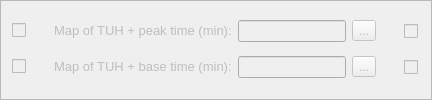
                 <widget class="QFrame" name="frame_2">
                  <property name="frameShape">
                   <enum>QFrame::StyledPanel</enum>
                  </property>
                  <property name="frameShadow">
                   <enum>QFrame::Raised</enum>
                  </property>
                  <layout class="QGridLayout" name="gridLayout_18">
                   <item row="0" column="0">
                    <layout class="QGridLayout" name="gridLayout_23">
                     <item row="0" column="2">
                      <layout class="QGridLayout" name="gridLayout_58">
                       <item row="0" column="1">
                        <widget class="QLineEdit" name="le_2_pg4">
                         <property name="enabled">
                          <bool>false</bool>
                         </property>
                         <property name="sizePolicy">
                          <sizepolicy hsizetype="Minimum" vsizetype="Fixed">
                           <horstretch>0</horstretch>
                           <verstretch>0</verstretch>
                          </sizepolicy>
                         </property>
                         <property name="minimumSize">
                          <size>
                           <width>60</width>
                           <height>0</height>
                          </size>
                         </property>
                         <property name="maximumSize">
                          <size>
                           <width>158</width>
                           <height>24</height>
                          </size>
                         </property>
                         <property name="clearButtonEnabled">
                          <bool>true</bool>
                         </property>
                        </widget>
                       </item>
                       <item row="0" column="5">
                        <widget class="QCheckBox" name="ch_8_pg4">
                         <property name="enabled">
                          <bool>false</bool>
                         </property>
                         <property name="sizePolicy">
                          <sizepolicy hsizetype="Expanding" vsizetype="Fixed">
                           <horstretch>0</horstretch>
                           <verstretch>0</verstretch>
                          </sizepolicy>
                         </property>
                         <property name="minimumSize">
                          <size>
                           <width>16</width>
                           <height>16</height>
                          </size>
                         </property>
                         <property name="maximumSize">
                          <size>
                           <width>16</width>
                           <height>16</height>
                          </size>
                         </property>
                         <property name="text">
                          <string/>
                         </property>
                         <property name="checkable">
                          <bool>true</bool>
                         </property>
                         <property name="checked">
                          <bool>false</bool>
                         </property>
                        </widget>
                       </item>
                       <item row="0" column="0">
                        <widget class="QLabel" name="label_58">
                         <property name="enabled">
                          <bool>false</bool>
                         </property>
                         <property name="text">
                          <string>&lt;html&gt;&lt;head/&gt;&lt;body&gt;&lt;p&gt;&lt;span style=&quot; font-size:10pt;&quot;&gt;Map of TUH + peak time (min):&lt;/span&gt;&lt;/p&gt;&lt;/body&gt;&lt;/html&gt;</string>
                         </property>
                        </widget>
                       </item>
                       <item row="0" column="2">
                        <widget class="QToolButton" name="tbtn_pg4_2">
                         <property name="enabled">
                          <bool>false</bool>
                         </property>
                         <property name="text">
                          <string>...</string>
                         </property>
                        </widget>
                       </item>
                       <item row="0" column="4">
                        <widget class="QLabel" name="label_67">
                         <property name="enabled">
                          <bool>false</bool>
                         </property>
                         <property name="sizePolicy">
                          <sizepolicy hsizetype="Preferred" vsizetype="Preferred">
                           <horstretch>0</horstretch>
                           <verstretch>0</verstretch>
                          </sizepolicy>
                         </property>
                         <property name="minimumSize">
                          <size>
                           <width>16</width>
                           <height>16</height>
                          </size>
                         </property>
                         <property name="maximumSize">
                          <size>
                           <width>16</width>
                           <height>16</height>
                          </size>
                         </property>
                         <property name="toolTip">
                          <string>&lt;html&gt;&lt;head/&gt;&lt;body&gt;&lt;p&gt;Add this file to current QGIS project.&lt;/p&gt;&lt;/body&gt;&lt;/html&gt;</string>
                         </property>
                         <property name="text">
                          <string/>
                         </property>
                         <property name="pixmap">
                          <pixmap resource="resources.qrc">:/plugins/hidroPixel/icons/icons/info(2).png</pixmap>
                         </property>
                         <property name="scaledContents">
                          <bool>true</bool>
                         </property>
                        </widget>
                       </item>
                      </layout>
                     </item>
                     <item row="0" column="0">
                      <widget class="QCheckBox" name="ch_2_pg4">
                       <property name="enabled">
                        <bool>false</bool>
                       </property>
                       <property name="sizePolicy">
                        <sizepolicy hsizetype="Fixed" vsizetype="Fixed">
                         <horstretch>0</horstretch>
                         <verstretch>0</verstretch>
                        </sizepolicy>
                       </property>
                       <property name="text">
                        <string/>
                       </property>
                      </widget>
                     </item>
                     <item row="0" column="1">
                      <widget class="QLabel" name="label_51">
                       <property name="enabled">
                        <bool>false</bool>
                       </property>
                       <property name="sizePolicy">
                        <sizepolicy hsizetype="Preferred" vsizetype="Preferred">
                         <horstretch>0</horstretch>
                         <verstretch>0</verstretch>
                        </sizepolicy>
                       </property>
                       <property name="minimumSize">
                        <size>
                         <width>16</width>
                         <height>16</height>
                        </size>
                       </property>
                       <property name="maximumSize">
                        <size>
                         <width>16</width>
                         <height>16</height>
                        </size>
                       </property>
                       <property name="toolTip">
                        <string>&lt;html&gt;&lt;head/&gt;&lt;body&gt;&lt;p&gt;In development...&lt;/p&gt;&lt;/body&gt;&lt;/html&gt;</string>
                       </property>
                       <property name="text">
                        <string/>
                       </property>
                       <property name="pixmap">
                        <pixmap resource="resources.qrc">:/plugins/hidroPixel/icons/icons/info(2).png</pixmap>
                       </property>
                       <property name="scaledContents">
                        <bool>true</bool>
                       </property>
                      </widget>
                     </item>
                    </layout>
                   </item>
                   <item row="1" column="0">
                    <layout class="QGridLayout" name="gridLayout_27">
                     <item row="0" column="0">
                      <widget class="QCheckBox" name="ch_3_pg4">
                       <property name="enabled">
                        <bool>false</bool>
                       </property>
                       <property name="sizePolicy">
                        <sizepolicy hsizetype="Fixed" vsizetype="Fixed">
                         <horstretch>0</horstretch>
                         <verstretch>0</verstretch>
                        </sizepolicy>
                       </property>
                       <property name="text">
                        <string/>
                       </property>
                      </widget>
                     </item>
                     <item row="0" column="2">
                      <layout class="QGridLayout" name="gridLayout_50">
                       <item row="0" column="1">
                        <widget class="QLabel" name="label_59">
                         <property name="enabled">
                          <bool>false</bool>
                         </property>
                         <property name="text">
                          <string>&lt;html&gt;&lt;head/&gt;&lt;body&gt;&lt;p&gt;&lt;span style=&quot; font-size:10pt;&quot;&gt;Map of TUH + base time (min):&lt;/span&gt;&lt;/p&gt;&lt;/body&gt;&lt;/html&gt;</string>
                         </property>
                        </widget>
                       </item>
                       <item row="0" column="6">
                        <widget class="QCheckBox" name="ch_9_pg4">
                         <property name="enabled">
                          <bool>false</bool>
                         </property>
                         <property name="sizePolicy">
                          <sizepolicy hsizetype="Expanding" vsizetype="Fixed">
                           <horstretch>0</horstretch>
                           <verstretch>0</verstretch>
                          </sizepolicy>
                         </property>
                         <property name="minimumSize">
                          <size>
                           <width>16</width>
                           <height>16</height>
                          </size>
                         </property>
                         <property name="maximumSize">
                          <size>
                           <width>16</width>
                           <height>16</height>
                          </size>
                         </property>
                         <property name="text">
                          <string/>
                         </property>
                         <property name="checkable">
                          <bool>true</bool>
                         </property>
                         <property name="checked">
                          <bool>false</bool>
                         </property>
                        </widget>
                       </item>
                       <item row="0" column="3">
                        <widget class="QToolButton" name="tbtn_pg4_3">
                         <property name="enabled">
                          <bool>false</bool>
                         </property>
                         <property name="text">
                          <string>...</string>
                         </property>
                        </widget>
                       </item>
                       <item row="0" column="5">
                        <widget class="QLabel" name="label_68">
                         <property name="enabled">
                          <bool>false</bool>
                         </property>
                         <property name="sizePolicy">
                          <sizepolicy hsizetype="Preferred" vsizetype="Preferred">
                           <horstretch>0</horstretch>
                           <verstretch>0</verstretch>
                          </sizepolicy>
                         </property>
                         <property name="minimumSize">
                          <size>
                           <width>16</width>
                           <height>16</height>
                          </size>
                         </property>
                         <property name="maximumSize">
                          <size>
                           <width>16</width>
                           <height>16</height>
                          </size>
                         </property>
                         <property name="toolTip">
                          <string>&lt;html&gt;&lt;head/&gt;&lt;body&gt;&lt;p&gt;Add this file to current QGIS project.&lt;/p&gt;&lt;/body&gt;&lt;/html&gt;</string>
                         </property>
                         <property name="text">
                          <string/>
                         </property>
                         <property name="pixmap">
                          <pixmap resource="resources.qrc">:/plugins/hidroPixel/icons/icons/info(2).png</pixmap>
                         </property>
                         <property name="scaledContents">
                          <bool>true</bool>
                         </property>
                        </widget>
                       </item>
                       <item row="0" column="2">
                        <widget class="QLineEdit" name="le_3_pg4">
                         <property name="enabled">
                          <bool>false</bool>
                         </property>
                         <property name="sizePolicy">
                          <sizepolicy hsizetype="Minimum" vsizetype="Fixed">
                           <horstretch>0</horstretch>
                           <verstretch>0</verstretch>
                          </sizepolicy>
                         </property>
                         <property name="minimumSize">
                          <size>
                           <width>60</width>
                           <height>0</height>
                          </size>
                         </property>
                         <property name="maximumSize">
                          <size>
                           <width>158</width>
                           <height>24</height>
                          </size>
                         </property>
                         <property name="clearButtonEnabled">
                          <bool>true</bool>
                         </property>
                        </widget>
                       </item>
                      </layout>
                     </item>
                     <item row="0" column="1">
                      <widget class="QLabel" name="label_52">
                       <property name="enabled">
                        <bool>false</bool>
                       </property>
                       <property name="sizePolicy">
                        <sizepolicy hsizetype="Preferred" vsizetype="Preferred">
                         <horstretch>0</horstretch>
                         <verstretch>0</verstretch>
                        </sizepolicy>
                       </property>
                       <property name="minimumSize">
                        <size>
                         <width>16</width>
                         <height>16</height>
                        </size>
                       </property>
                       <property name="maximumSize">
                        <size>
                         <width>16</width>
                         <height>16</height>
                        </size>
                       </property>
                       <property name="toolTip">
                        <string>&lt;html&gt;&lt;head/&gt;&lt;body&gt;&lt;p&gt;In development...&lt;/p&gt;&lt;/body&gt;&lt;/html&gt;</string>
                       </property>
                       <property name="text">
                        <string/>
                       </property>
                       <property name="pixmap">
                        <pixmap resource="resources.qrc">:/plugins/hidroPixel/icons/icons/info(2).png</pixmap>
                       </property>
                       <property name="scaledContents">
                        <bool>true</bool>
                       </property>
                      </widget>
                     </item>
                    </layout>
                   </item>
                  </layout>
                 </widget>
